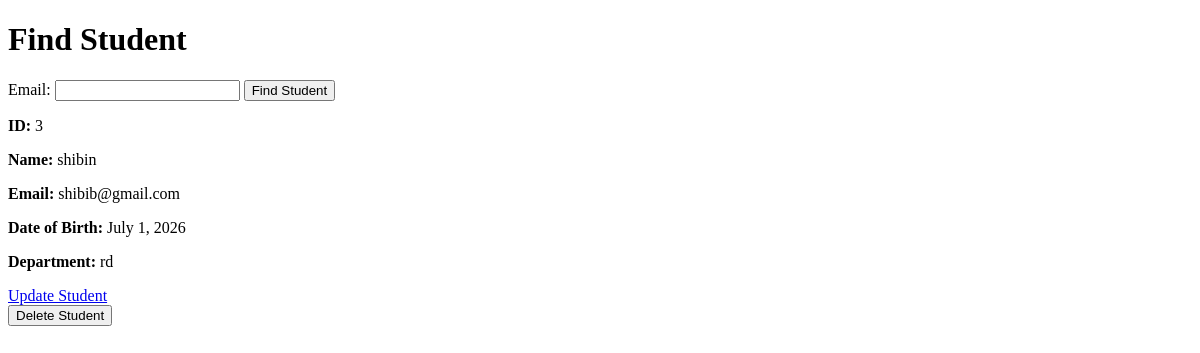
/student-management/view/email/shibib@gmail.com/, run on an earlier commit of the app's database.
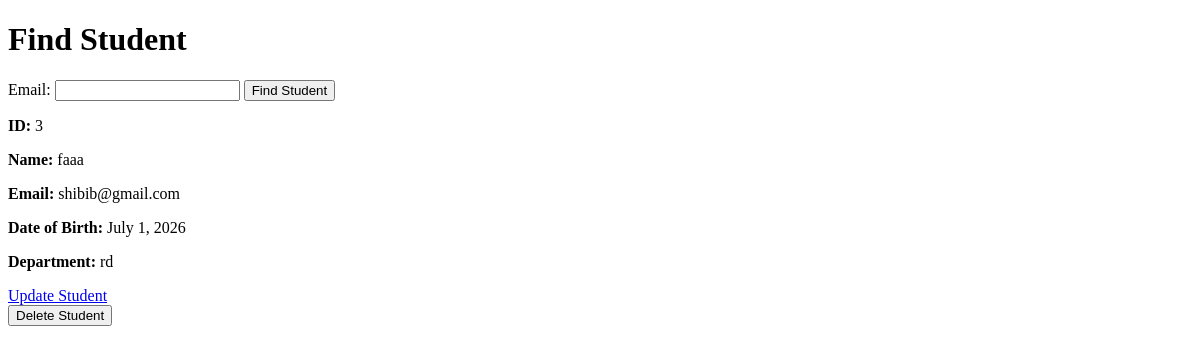
And on a later commit of the database.
### student_management/models.py (models this page shows, shortened)
class Student(models.Model):
    name = models.CharField(max_length=50)
    email = models.EmailField(unique=True)
    date_of_birth = models.DateField()
    department = models.CharField(max_length=50)
    enrollment_date = models.DateField(auto_now_add=True)

### student_management/views.py (the view)
# urls.py: path('view/', views.view_student, name='view_student'),
def view_student(request, email=None):
    if request.method == 'POST':
        student_email = request.POST.get('email')
        return redirect('view_student_by_email', email=student_email)
    if email:
        student =get_object_or_404(Student, email=email )
        return render(request, 'view_student.html', {'student': student})
    students = Student.objects.all()
    return render(request, 'view_student.html', {'students': students})

### templates/view_student.html (shortened to what this page needs)
<!DOCTYPE html>
<html lang="en">
<head>
</head>
<body>
    <h1>Find Student</h1>
    <form method="post">
        <label for="email">Email:</label>
        <input
            type="email"
            id="email"
            name="email"
            required
        >
        <button type="submit">
            Find Student
        </button>
    </form>
    {% if student %}
        <p>
            <strong>ID:</strong>
            {{ student.id }}
        </p>
        <p>
            <strong>Name:</strong>
            {{ student.name }}
        </p>
        <p>
            <strong>Email:</strong>
            {{ student.email }}
        </p>
        <p>
            <strong>Date of Birth:</strong>
            {{ student.date_of_birth }}
        </p>
        <p>
            <strong>Department:</strong>
            {{ student.department }}
        </p>
        <a href="{% url 'update_student' student.id %}">
            Update Student
        </a>
        <form
            method="post"
            action="{% url 'delete_student' student.id %}"
        >
            <button type="submit">
                Delete Student
            </button>
        </form>
    {% else %}
        <p>Student not found.</p>
    {% endif %}
</body>
</html>

What changed in the data, as far as the page shows it:
changed Student "shibib@gmail.com": name "shibin" → "faaa"
